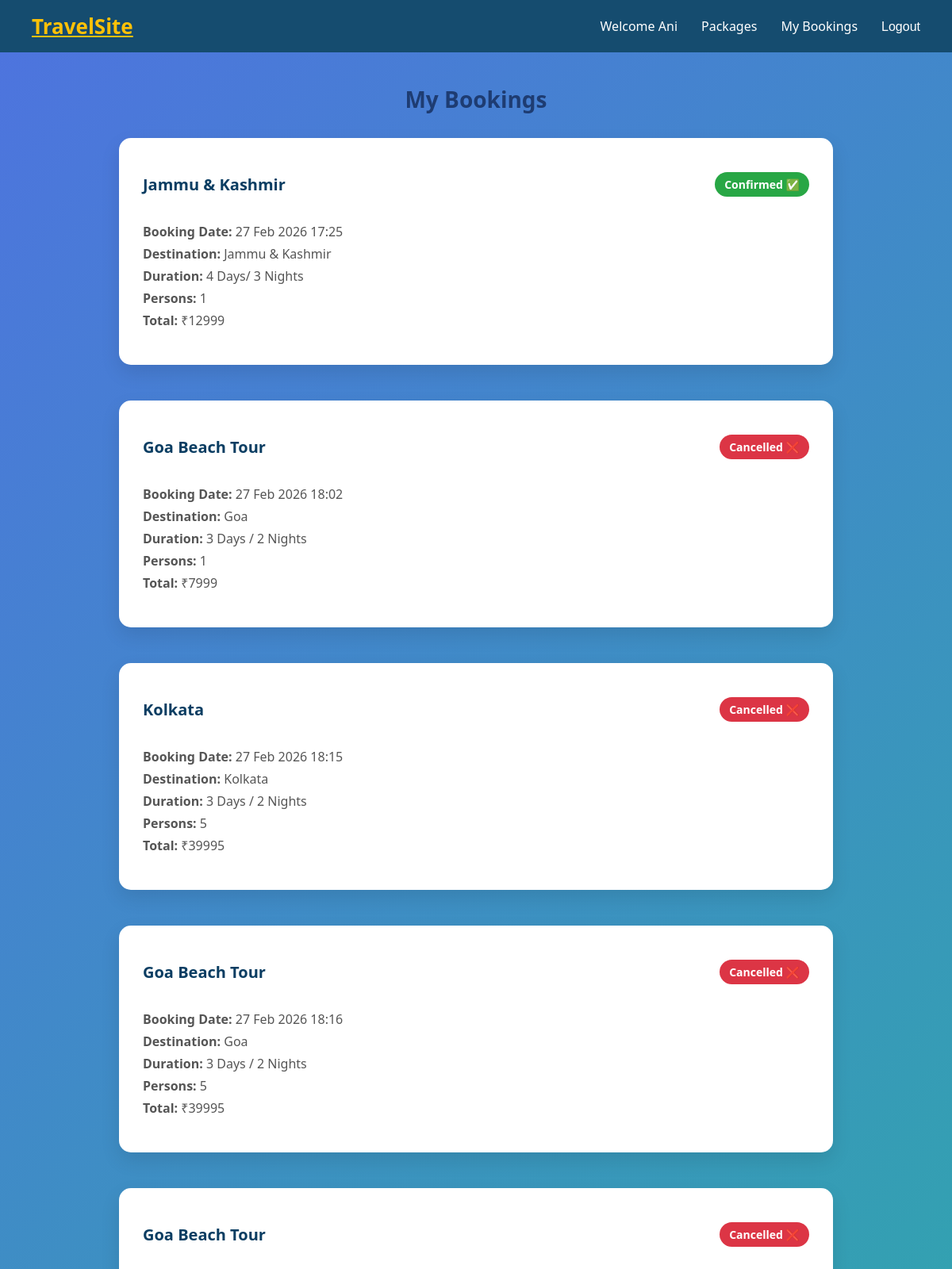
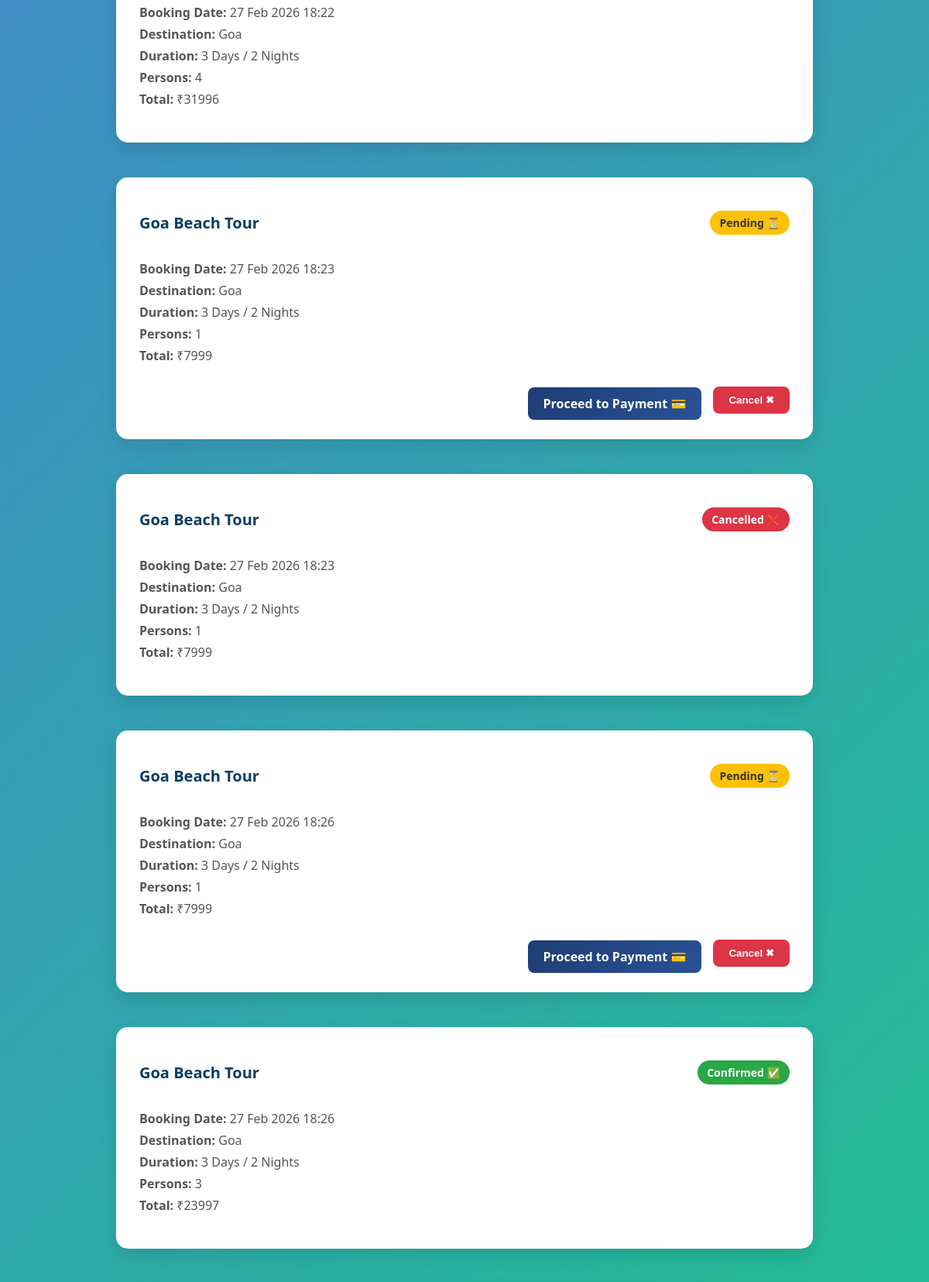
Page /my-bookings/ (signed in, upper part) on the committed database (2 pictures, top to bottom).
### tour/models.py (models this page shows, shortened)
class Booking(models.Model):
    user = models.ForeignKey(User, on_delete=models.CASCADE)
    package = models.ForeignKey(Package, on_delete=models.CASCADE)
    persons = models.IntegerField(default=1)
    status = models.CharField(max_length=20, default="Pending")
    booking_date = models.DateTimeField(auto_now_add=True)  # ✅ automatically sets time

class Package(models.Model):
    title = models.CharField(max_length=200)
    destination = models.ForeignKey(Destination, on_delete=models.CASCADE)
    price = models.IntegerField()
    duration = models.CharField(max_length=100)
    description = models.TextField()

class Destination(models.Model):
    name = models.CharField(max_length=100)
    location = models.CharField(max_length=100)
    description = models.TextField()
    def __str__(self):
        return self.name

### tour/views.py (the view)
# urls.py: path('my-bookings/', views.my_bookings, name='my_bookings'),
@login_required
def my_bookings(request):
    bookings = Booking.objects.filter(user=request.user)
    for b in bookings:
        b.total_amount = b.package.price * b.persons
    return render(request, "tour/my_bookings.html", {"bookings": bookings})

### tour/templates/tour/my_bookings.html (shortened to what this page needs)
{% extends 'tour/base.html' %}
{% block content %}
<h2 class="bookings-header">My Bookings</h2>
<div class="bookings-container">
    {% if bookings %}
        {% for b in bookings %}
        <div class="booking-card">
            <div class="card-header">
                <h3>{{ b.package.title }}</h3>
                {% if b.status == "Confirmed" %}
                    <span class="status confirmed">Confirmed ✅</span>
                {% elif b.status == "Pending" %}
                    <span class="status pending">Pending ⏳</span>
                {% else %}
                    <span class="status cancelled">Cancelled ❌</span>
                {% endif %}
            </div>
            <div class="card-body">
                <p><strong>Booking Date:</strong> {{ b.booking_date|date:"d M Y H:i" }}</p>
                <p><strong>Destination:</strong> {{ b.package.destination }}</p>
                <p><strong>Duration:</strong> {{ b.package.duration }}</p>
                <p><strong>Persons:</strong> {{ b.persons }}</p>
                <p><strong>Total:</strong> ₹{{ b.total_amount }}</p>
            </div>
            <div class="card-actions">
                {% if b.status == "Pending" %}
                <a href="{% url 'payment' b.id %}" class="btn-pay">Proceed to Payment 💳</a>
                <form action="{% url 'delete_booking' b.id %}" method="POST" class="cancel-form">
                    <button type="submit" class="btn-cancel">Cancel ✖</button>
                </form>
                {% endif %}
            </div>
        </div>
        {% endfor %}
    {% else %}
        <p class="no-bookings">You have no bookings yet.</p>
    {% endif %}
</div>
{% endblock %}

### tour/templates/tour/base.html (shortened to what this page needs)
{% load static %}
<!DOCTYPE html>
<html>
<head>
    <link rel="stylesheet" href="{% static 'css/style.css' %}">
</head>
<body>
<header class="navbar">
    <div class="logo">
        <a href="{% url 'home' %}">TravelSite</a>
    </div>
    <div class="nav-right">
        {% if user.is_authenticated %}
            <span class="welcome">Welcome {{ user.username }}</span>
        <a href="{% url 'packages' %}">Packages</a>
        <a href="{% url 'my_bookings' %}">My Bookings</a>
<form method="POST" action="{% url 'logout' %}" style="display:inline;">
    <button type="submit" class="logout-btn">Logout</button>
</form>        {% else %}
            <a href="{% url 'register' %}">Register</a>
            <a href="{% url 'login' %}">Login</a>
            <a href="{% url 'packages' %}">Packages</a>
        {% endif %}
    </div>
</header>
<div class="container">
    {% block content %}
    {% endblock %}
</div>
</body>
</html>

### tour/static/css/style.css (style rules this page uses)
.navbar { display: flex; justify-content: space-between; align-items: center; background-color: #154c6f; padding: 15px 40px; }
.logo a { font-size: 26px; font-weight: bold; color: #ffc107; }
.nav-right { display: flex; align-items: center; gap: 30px; }
.welcome { color: white; font-weight: 500; }
.nav-right a { text-decoration: none; color: white; font-weight: 500; transition: 0.3s; }
.logout-btn { background: none; border: none; color: white; font-weight: 500; font-size: 16px; cursor: pointer; transition: 0.3s; padding: 0; }
body { margin: 0; font-family: 'Segoe UI', sans-serif; background: linear-gradient(135deg, #4e73df, #1cc88a); }
.booking-card { background: white; border-radius: 15px; padding: 20px; margin-bottom: 20px; position: relative; }
.card-header { display: flex; justify-content: space-between; align-items: center; }
.btn-pay { display: inline-block; background: #007bff; color: white; padding: 8px 15px; border-radius: 8px; text-decoration: none; margin-top: 10px; }
.bookings-header { text-align: center; font-size: 28px; margin: 40px 0 30px; color: #1e3c72; font-weight: 700; }
.bookings-container { display: flex; flex-direction: column; gap: 25px; max-width: 900px; margin: 0 auto 50px; }
.booking-card { background: #ffffff; border-radius: 15px; padding: 25px 30px; box-shadow: 0 10px 25px rgba(0,0,0,0.1); transition: 0.3s; }
.card-header { display: flex; justify-content: space-between; align-items: center; margin-bottom: 15px; }
.card-header h3 { font-size: 20px; color: #0a3d62; }
.status { padding: 6px 12px; border-radius: 20px; font-size: 14px; font-weight: 600; color: white; }
.status.confirmed { background: #28a745; }
.status.pending { background: #ffc107; color: #333; }
.status.cancelled { background: #dc3545; }
.card-body p { margin: 6px 0; font-size: 16px; color: #555; }
.card-actions { display: flex; justify-content: flex-end; align-items: center; gap: 15px; margin-top: 20px; flex-wrap: wrap; }
.btn-pay { padding: 10px 20px; background: linear-gradient(135deg, #1e3c72, #2a5298); color: #fff; text-decoration: none; border-radius: 8px; font-weight: 600; transition: 0.3s; }
.cancel-form { display: inline; }
.btn-cancel { padding: 10px 20px; background: #dc3545; color: white; border: none; border-radius: 8px; font-weight: 600; cursor: pointer; transition: 0.3s; }

### rows in the picture
Booking: package "Jammu & Kashmir", status "Confirmed ✅", booking_date "27 Feb 2026 17:25", package.destination "Jammu & Kashmir", package.duration "4 Days/ 3 Nights", persons "1", total_amount "12999"
Booking: package "Goa Beach Tour", status "Cancelled ❌", booking_date "27 Feb 2026 18:02", package.destination "Goa", package.duration "3 Days / 2 Nights", persons "1", total_amount "7999"
Booking: package "Kolkata", status "Cancelled ❌", booking_date "27 Feb 2026 18:15", package.destination "Kolkata", package.duration "3 Days / 2 Nights", persons "5", total_amount "39995"
Booking: package "Goa Beach Tour", status "Cancelled ❌", booking_date "27 Feb 2026 18:16", package.destination "Goa", package.duration "3 Days / 2 Nights", persons "5", total_amount "39995"
Booking: package "Goa Beach Tour", status "Cancelled ❌", booking_date "27 Feb 2026 18:22", package.destination "Goa", package.duration "3 Days / 2 Nights", persons "4", total_amount "31996"
Booking: package "Goa Beach Tour", status "Pending ⏳", booking_date "27 Feb 2026 18:23", package.destination "Goa", package.duration "3 Days / 2 Nights", persons "1", total_amount "7999"
Booking: package "Goa Beach Tour", status "Cancelled ❌", booking_date "27 Feb 2026 18:23", package.destination "Goa", package.duration "3 Days / 2 Nights", persons "1", total_amount "7999"
Booking: package "Goa Beach Tour", status "Pending ⏳", booking_date "27 Feb 2026 18:26", package.destination "Goa", package.duration "3 Days / 2 Nights", persons "1", total_amount "7999"
Booking: package "Goa Beach Tour", status "Confirmed ✅", booking_date "27 Feb 2026 18:26", package.destination "Goa", package.duration "3 Days / 2 Nights", persons "3", total_amount "23997"

### other values in the picture
{{ user.username }} "Ani"
